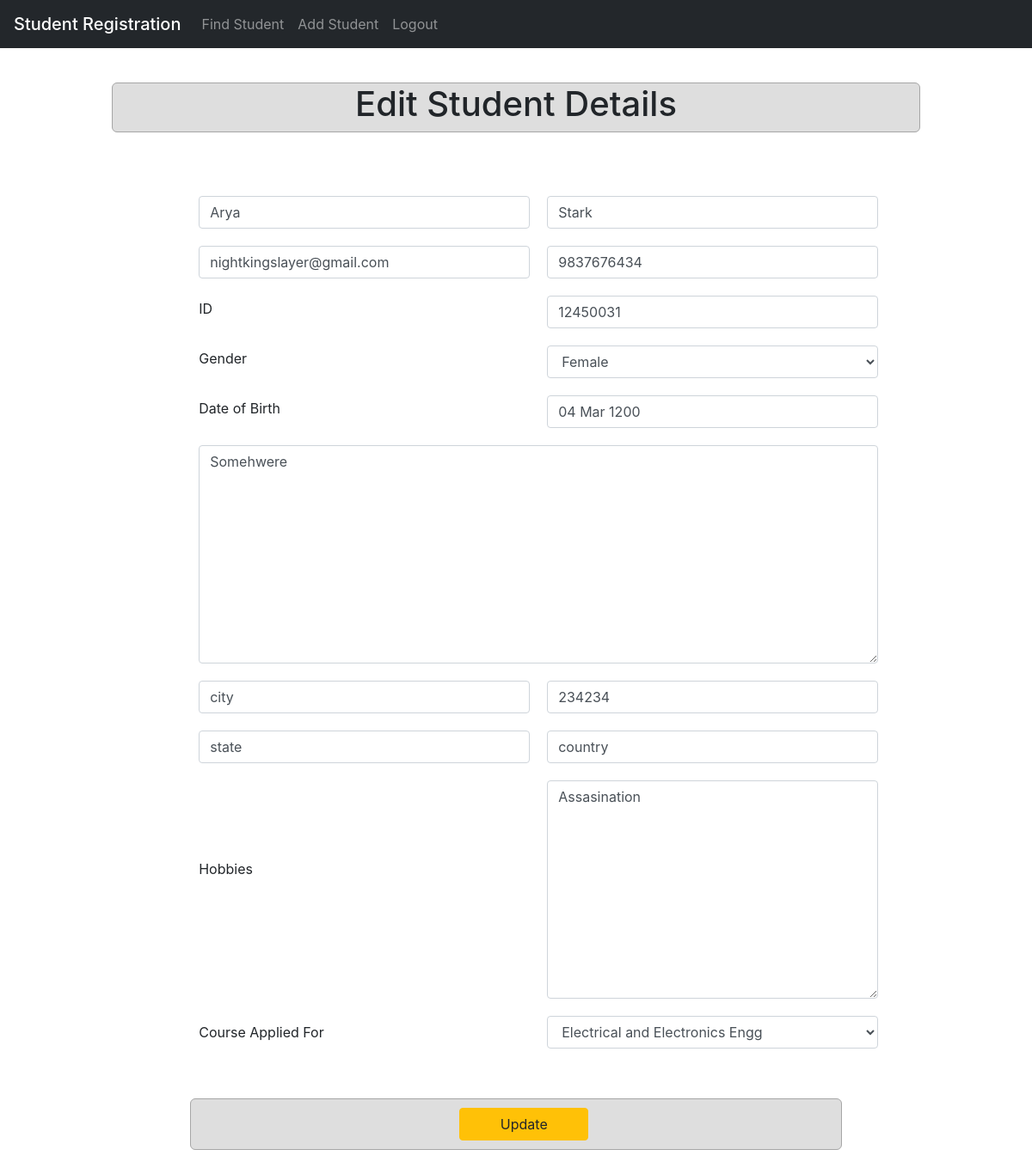
Before: /editStudentDetails/12450031/ with the older database file.
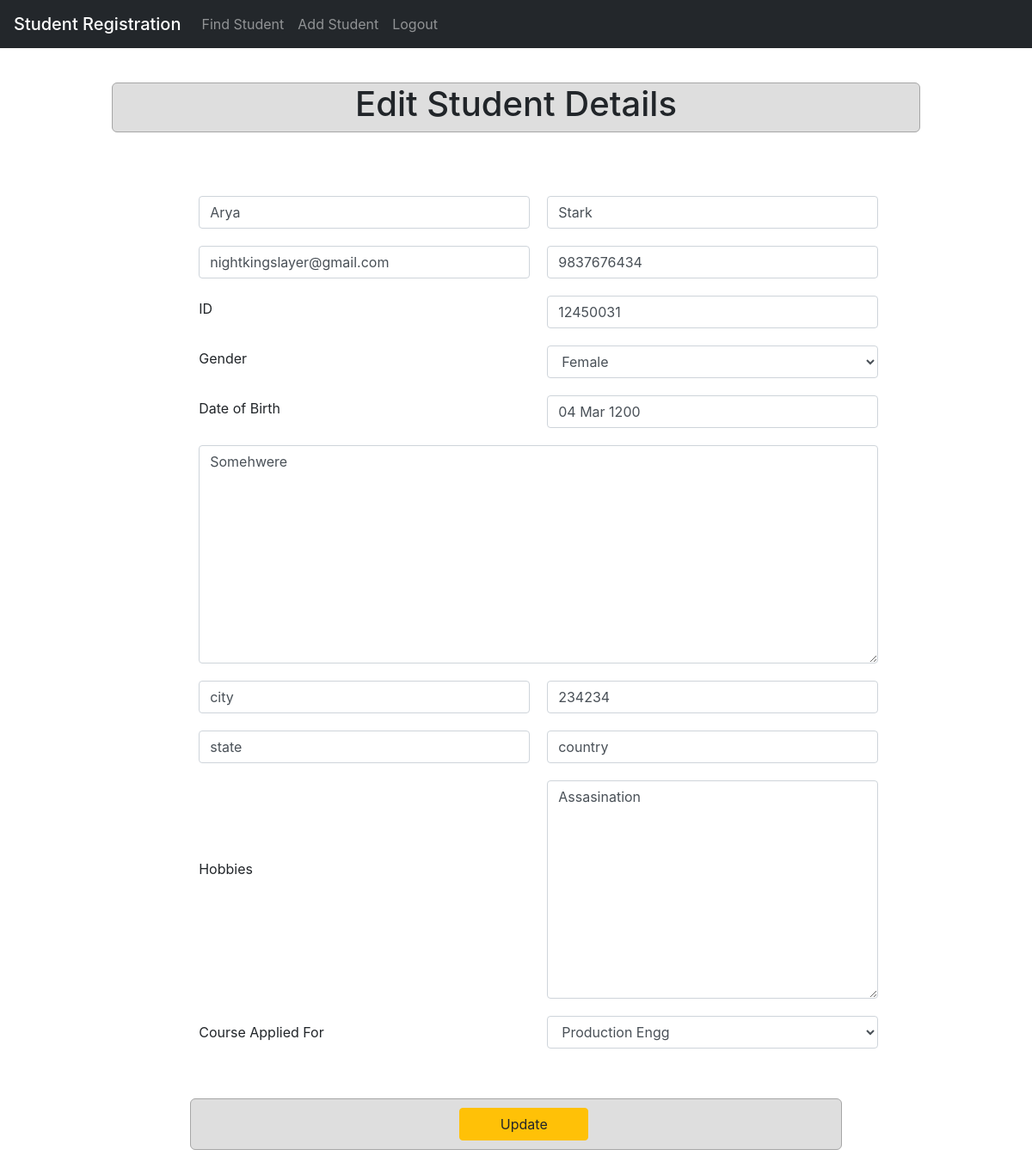
After: the same page with the newer database file.
### StudentRegistration/models.py (models this page shows, shortened)
class StudentInfo(models.Model):
    HOBBIES_CHOICES = (
        ('Drawing', 'Drawing'),
        ('Singing', 'Singing'),
        ('Dancing', 'Dancing'),
        ('Cooking', 'Cooking'),
        ('Others', 'Others')
    )
    COURSE_APPLIED_CHOICES = (('Computer Science Engg', 'Computer Science Engg'), ('Electronics and Communication Engg', 'Electronics and Communication Engg'),
                              ('Mechanical Engg', 'Mechanical Engg'), ('Electrical and Electronics Engg', 'Electrical and Electronics Engg'),
                              ('Instrumentation and Control Engg', 'Instrumentation and Control Engg'), ('Chemical Engg', 'Chemical Engg'),
                              ('Metalurgy Engg', 'Metalurgy Engg'), ('Production Engg', 'Production Engg'), ('Civil Engg', 'Civil Engg'))
    GENDER_CHOICES = (
        ('Male', 'Male'),
        ('Female', 'Female'),
        ('Other', 'Other'),
    )
    First_name = models.CharField(max_length=200, default='')
    Last_name = models.CharField(max_length=200, default='')
    Email = models.EmailField(default='')
    Mobile_number = models.CharField(max_length=10, default='')
    id = models.CharField(max_length=9, primary_key=True, default='')
    Gender = models.CharField(max_length=30, choices=GENDER_CHOICES, default='')
    Date_of_birth = models.DateField(blank=True, null=True, default='')
    Address = models.TextField(max_length=500, default='')
    Pin_code = models.CharField(max_length=10, default='')
    City = models.CharField(max_length=50, default='')
    State = models.CharField(max_length=50, default='')
    Country = models.CharField(max_length=50, default='')
    Hobbies = models.TextField(max_length=200, default='')
    Course_applied = models.CharField(max_length=50, choices=COURSE_APPLIED_CHOICES, default='')

### StudentRegistration/views.py (the view)
# urls.py: path('editStudentDetails/<int:pk>/', views.edit_StudentDetails, name='edit_StudentDetails'),
def edit_StudentDetails(request, pk):
    template = 'StudentRegistration/add_student.html'
    print('something')
    student = get_object_or_404(StudentInfo, pk=pk)
    if request.method == 'POST':
        form = StudentInfoForm(request.POST, instance=student)
        print(form.is_valid())
        if form.is_valid():
            print(form)
            student = form.save(commit=True)
            student.save()
            messages.success(request, 'Student Info updated successfully !')
            return redirect('/searchStudentDetails/')
    else:
        form = StudentInfoForm(instance=student)
    return render(request, template, {'form': form, 'student': student})

### StudentRegistration/templates/StudentRegistration/add_student.html (shortened to what this page needs)
{% extends "StudentRegistration/base.html" %}
{% block content %}
	<div class="container col-md-10 ">
		<br><br><br><br>
			<div class="container col-md-12 ">
				{% with url_name=request.resolver_match.url_name %}
					{% if url_name == 'add_StudentInfo' %}
				<section id="home"><h1>Register Student</h1></section>
					{% elif url_name == 'edit_StudentDetails' %}
				<section id="edit"><h1>Edit Student Details</h1></section>
					{% endif %}
				{% endwith %}
			</div>
			<br>
			<br>
			<div class="container col-md-11" >
				<form method="post" action="" class="container col-md-11 ">
					<table>
						<tr>
							<div>
								<td>{{ form.First_name}}</td>
								<td>{{ form.Last_name}}</td>
							</div>
						</tr>
						<tr>
							<div class="form-group">
								<td>{{ form.Email}}</td>
								<td>{{ form.Mobile_number}}</td>
							</div>
						</tr>
						<tr>
						<tr>
							<td><label>ID</label></td>
							<td>{{ form.id }}</td>
						</tr>
						<tr>
							<td><label>Gender</label></td>
							<td>{{ form.Gender }}</td>
						</tr>
						<tr>
							<td><label>Date of Birth</label></td>
							<td>{{ form.Date_of_birth }}</td>
						</tr>
						<tr>
							<td colspan="2">
								{{ form.Address }}
							</td>
						</tr>
						<tr>
							<td>{{ form.City }}</td>
							<td>{{ form.Pin_code }}</td>
						</tr>
						<tr>
							<td>{{ form.State }}</td>
							<td>{{ form.Country }}</td>
						</tr>
						<tr>
							<td>Hobbies <br><br><br></td>
							<td>
								{{ form.Hobbies }}
							</td>
						</tr>
						<tr>
							<td>Course Applied For</td>
							<td>{{ form.Course_applied }}</td>
						</tr>
					</table><br><br>
					<div class="container col-md-12" style="background-color: #dedede; border: solid #a6a6a6 1px; border-radius: 6px ">
						<div class="container col-md-3">
							{% with url_name=request.resolver_match.url_name %}
								{% if url_name == 'add_StudentInfo' %}
									<button type="submit" class="btn btn-success" value="Submit" >Submit</button>
								{% elif url_name == 'edit_StudentDetails' %}
									<button type="submit" class="btn btn-warning" value="Submit" >Update</button>
								{% endif %}
							{% endwith %}
						</div>
					</div>
					<br>
				</form>
				<br>
			</div>
			<br>
		<br>
	</div>
<br><br><br>
{% endblock %}

Changed rows visible on the page:
changed StudentInfo "Arya": Course_applied "Electrical and Electronics Engg" → "Production Engg"
